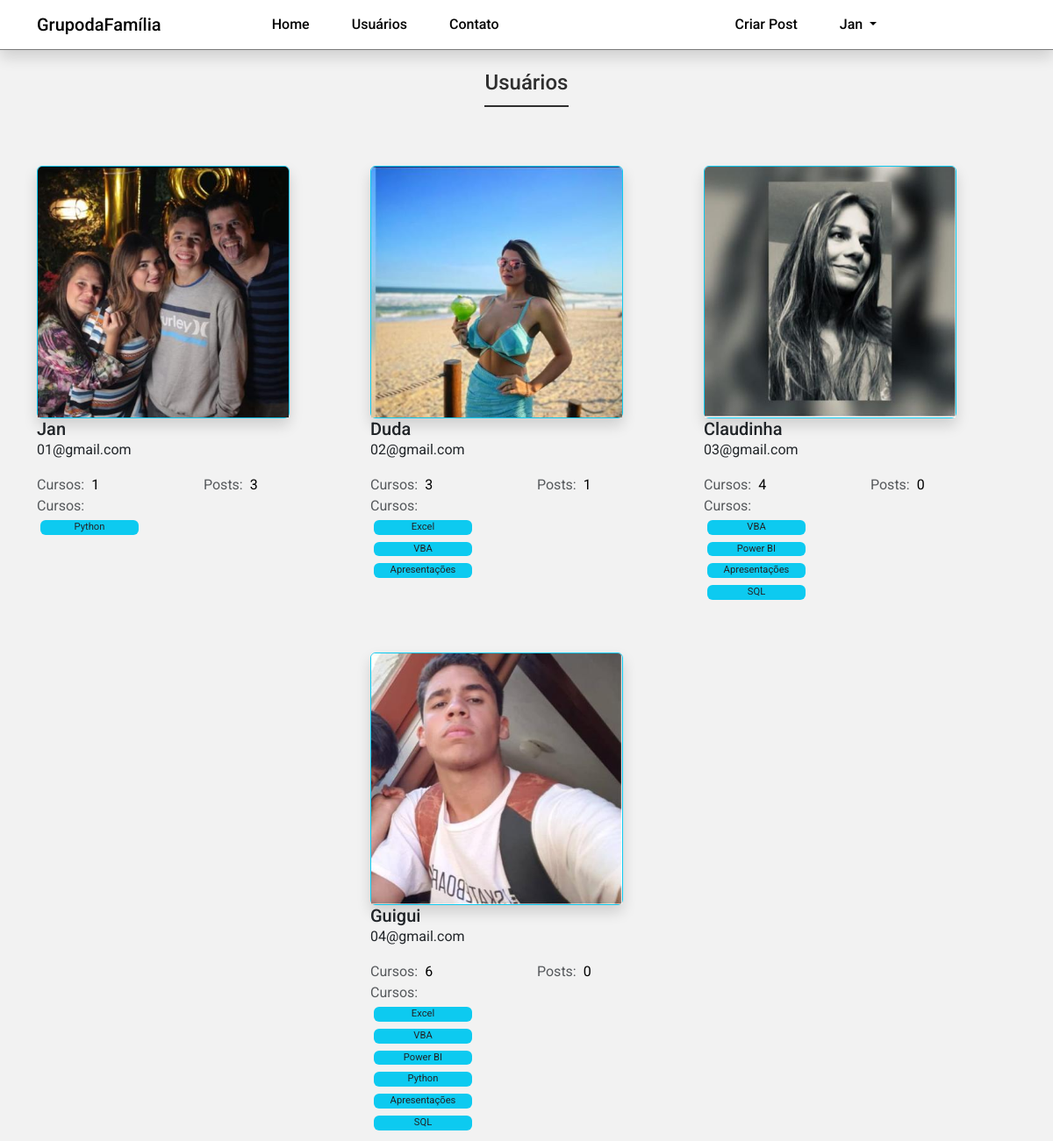
The app's page /usuarios (signed in) with its own data.
### dafamilia/models.py (models this page shows)
class Usuario(database.Model, UserMixin):
    id = database.Column(database.Integer, primary_key=True)
    username = database.Column(database.String, nullable=False)
    email = database.Column(database.String, nullable=False, unique=True)
    senha = database.Column(database.String, nullable=False)
    foto_perfil = database.Column(database.String, default='default.jpg')
    posts = database.relationship('Post', backref='autor', lazy=True)
    cursos = database.Column(database.String, nullable=False, default='Não Informado')
    def contar_posts(self):
        return len(self.posts)

### dafamilia/routes.py (the view)
@app.route('/usuarios')
@login_required
def usuarios():
    lista_usuarios = Usuario.query.all()
    return render_template('usuarios.html', lista_usuarios=lista_usuarios)

### dafamilia/models.py (called while the page is built)
@login_manager.user_loader
def load_usuario(id_usuario):
    return Usuario.query.get(int(id_usuario))

### dafamilia/templates/usuarios.html (shortened to what this page needs)
{% extends 'base.html' %}
{% block body %}
    <div class="container">
        <h1 class="page-h1">Usuários</h1>
        <div class="row d-flex justify-content-center">
            {% for usuario in lista_usuarios %}
                <div class="col-12 col-md-6 col-lg-4">
                    <div class="card border border-info shadow mt-5" style="width: 18rem;">
                        <img src="{{ url_for('static', filename='fotos_perfil/{}'.format(usuario.foto_perfil)) }}" class="card-img-top" alt="Foto do Usuário {{usuario.username}}">
                    </div>
                    <div class="card-body">
                        <h5 class="card-title">{{usuario.username}}</h5>
                        <address class="text-start">{{usuario.email}}</address>
                    </div>
                    <div class="card-stats">
                        <div class="row">
                            <div class="col-6">
                                <span class="text-muted ">Cursos:</span>
                                {% if 'Não Informado' in usuario.cursos or current_user.cursos == '' %}
                                    <span class="text-black ms-1">0</span>
                                {% else %}
                                    <span class="text-black ms-1">{{ usuario.cursos.count(';') + 1 }}</span>
                                {% endif %}
                            </div>
                            <div class="col-6">
                                <span class="text-muted ">Posts:</span>
                                <span class="text-black ms-1 ">{{ usuario.contar_posts() }}</span>
                            </div>
                        </div>
                        <div class="card-courses">
                            <span class="text-muted">Cursos:</span>
                            <div class="cursos p-1">
                                {% for curso in usuario.cursos.split(';') %}
                                    <span class="curso rounded">{{ curso }}</span>
                                {% endfor %}
                            </div>
                        </div>
                    </div>
                </div>
            {% endfor %}
        </div>
    </div>
{% endblock %}

### dafamilia/templates/base.html (shortened to what this page needs)
<!DOCTYPE html>
<html lang="pt-br">
  <head>
    {{ bootstrap.load_css() }}
    <link rel="stylesheet" href="https://cdn.jsdelivr.net/npm/bootstrap-icons@1.5.0/font/bootstrap-icons.css"/>
    <link rel="stylesheet" href="{{url_for('static', filename='main.css')}}" />
  </head>
<body class="{% block class %}{% endblock %}">
    {% include 'navbar.html' %}
    {% block body %}
    {% endblock %}
</body>
</html>

### dafamilia/templates/navbar.html (shortened to what this page needs)
   <nav class="navbar navbar-expand-lg fixed-top bg-primary-color shadow" id="navbar">
        <div class="container">
			<a class="navbar-brand primary-color" href="{{ url_for('home') }}">GrupodaFamília</a>
            <div class="collapse navbar-collapse" id="navbar-items">
                <ul class="navbar-nav me-auto mb-2 mb-lg-0">
                    <li class="nav-item">
						<a class="nav-link primary-color" href="{{ url_for('home') }}">Home</a>
					</li>
                    <li class="nav-item">
						<a class="nav-link primary-color" href="{{ url_for('usuarios') }}">Usuários</a>
					</li>
                    <li class="nav-item">
						<a class="nav-link primary-color" href="{{ url_for('contato') }}">Contato</a>
					</li>
				</ul>
				<ul class="navbar-nav d-flex">
					{% if current_user.is_authenticated %}
						<li class="nav-item">
							<a class="nav-link primary-color login" href="{{ url_for('criar_post') }}">Criar Post</a>
						</li>
						<li class="nav-item dropdown">
							<a class="nav-link  primary-color dropdown-toggle" href="#" id="navbarDropdownMenuLink" role="button" data-bs-toggle="dropdown" aria-expanded="false">
								{{ current_user.username}}
							</a>
						</li>
					{% endif %}
				</ul>
            </div>
        </div>
    </nav>

### dafamilia/static/main.css (style rules this page uses)
* { font-family: 'Roboto', sans-serif; }
body { background-color: #f2f2f2; }
.bg-primary-color { background-color: #fff; }
.primary-color { color: #050505; }
.page-h1 { display: flex; justify-content: center; margin: 5rem 0 2rem; color: #2f2f2f; font-size: 1.5rem; font-weight: 500; position:relative; }
.page-h1::after { width: 6rem; border-bottom: 2px solid #2f2f2f; content: ''; position: absolute; top: 2.5rem; }
#navbar { border-bottom: 1px solid #7a7a7a; box-shadow: 2px 2px 2px 1px rgba(0, 0, 0, 0.1); font-weight: 500; font-size: 1rem; margin-bottom: 3rem; min-width: 1vh; }
.navbar-brand { display: flex; }
#navbar-items .navbar-nav { display: flex; justify-content: center; width: 100%; }
#navbar-items .nav-item { margin: 0 1em; }
.cursos { width: 120px; display: flex; flex-direction: row; flex-wrap: wrap; }
.curso { min-width: 100%; font-size: 0.7rem; background: #0DCAF0; text-align: center; margin-bottom: 0.5rem; }

### records on screen
Usuario: username "Jan", foto_perfil (picture), email "01@gmail.com", cursos "1", contar_posts "3", cursos "Python"
Usuario: foto_perfil (picture), username "Duda", email "02@gmail.com", cursos "3", contar_posts "1", curso "Excel" "VBA" "Apresentações"
Usuario: foto_perfil (picture), username "Claudinha", email "03@gmail.com", cursos "4", contar_posts "0", curso "VBA" "Power BI" "Apresentações" "SQL"
Usuario: foto_perfil (picture), username "Guigui", email "04@gmail.com", cursos "6", contar_posts "0", curso "Excel" "VBA" "Power BI" "Python" "Apresentações" "SQL"
